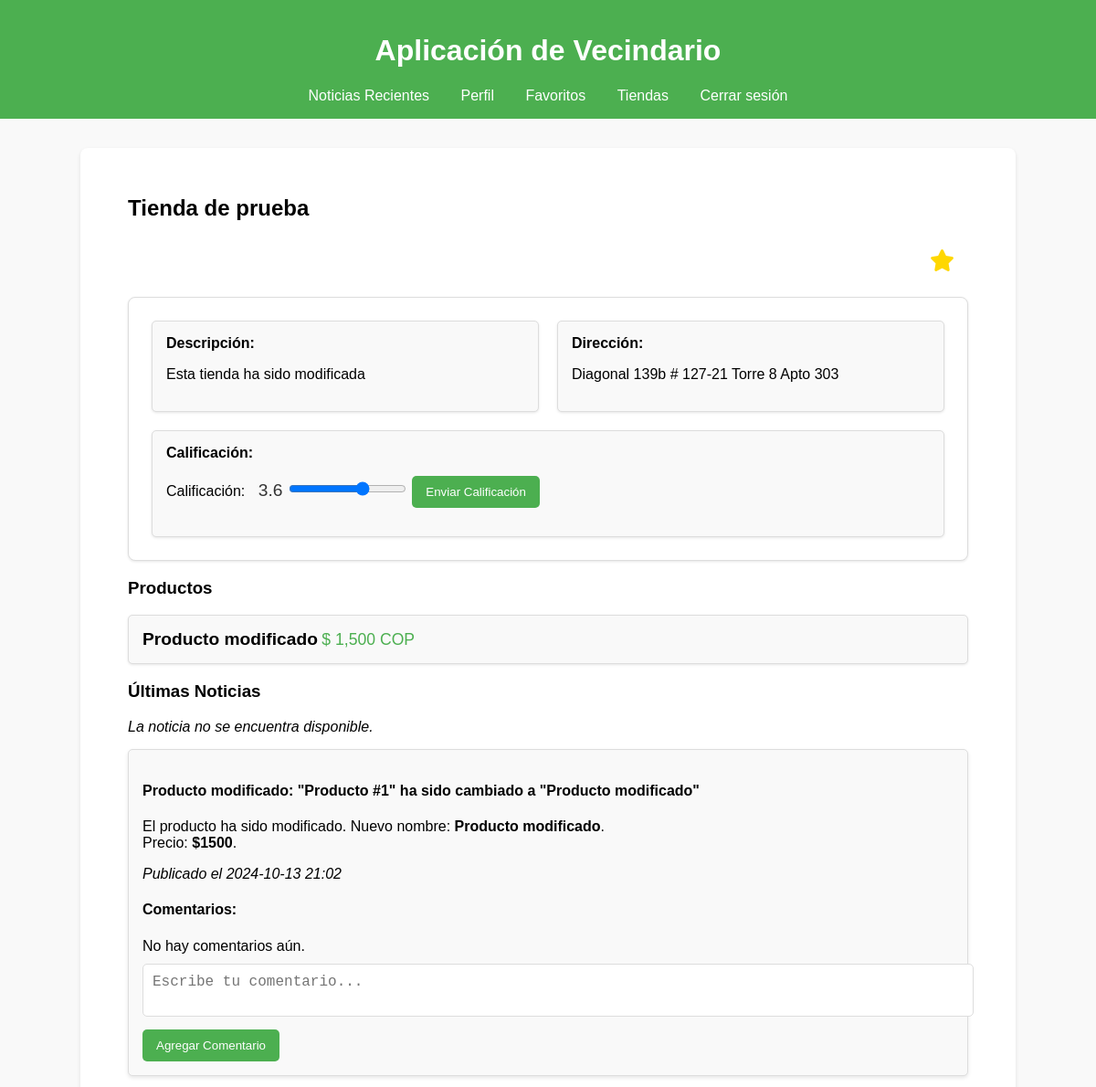
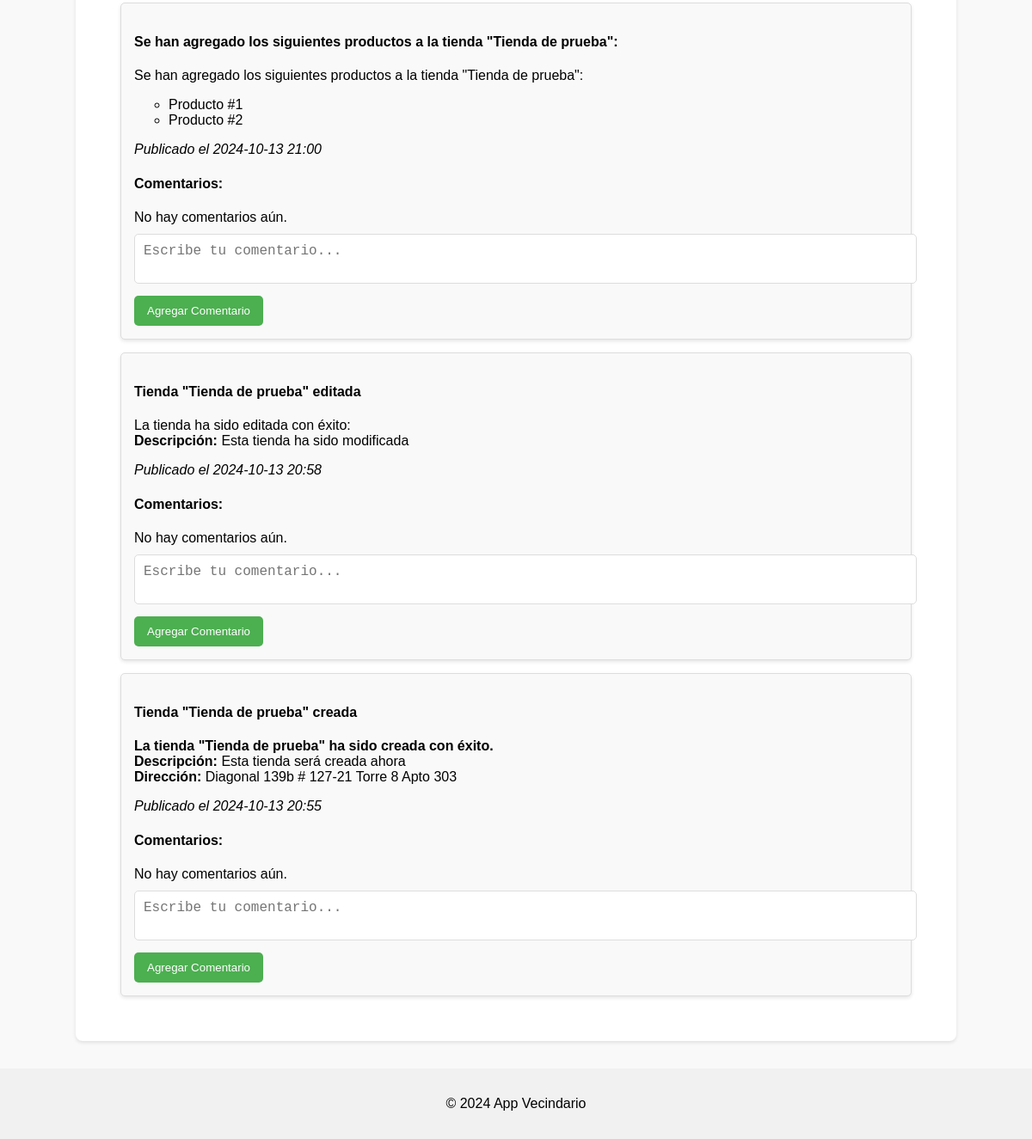
Screenshot of /store/2 (signed in) with the database file from the repository (2 pictures, top to bottom).
### models.py (models this page shows, shortened)
class Store(db.Model):
    __tablename__ = 'store'
    id = db.Column(db.Integer, primary_key=True)
    name = db.Column(db.String(120), nullable=False)
    description = db.Column(db.Text, nullable=True)
    address = db.Column(db.String(255), nullable=True)
    rating = db.Column(db.Float, nullable=False, default=0)
    owner_id = db.Column(db.Integer, db.ForeignKey('user.id'), nullable=False)
    suspended_until = db.Column(db.DateTime, nullable=True)  # Nuevo: para suspender la tienda
    store_products = db.relationship('Product', backref='store_relation', lazy=True)
    comments = db.relationship('Comment', backref='store', lazy=True)
    news = db.relationship('News', backref='store', lazy=True)

class Product(db.Model):
    __tablename__ = 'product'
    id = db.Column(db.Integer, primary_key=True)
    name = db.Column(db.String, nullable=False)
    price = db.Column(db.Integer, nullable=False)
    store_id = db.Column(db.Integer, ForeignKey('store.id'), nullable=False)
    user_id = db.Column(db.Integer, ForeignKey('user.id'), nullable=False)  # Clave foránea para User
    store = relationship('Store', backref='products')
    created_products = relationship('User', backref='created_products')  # Cambiado a 'created_products'

class News(db.Model):
    __tablename__ = 'news'
    id = db.Column(db.Integer, primary_key=True)
    title = db.Column(db.String(120), nullable=False)
    content = db.Column(db.Text, nullable=False)
    published_date = db.Column(db.DateTime, default=datetime.utcnow)
    user_id = db.Column(db.Integer, db.ForeignKey('user.id'), nullable=True)
    store_id = db.Column(db.Integer, db.ForeignKey('store.id'), nullable=True)
    is_active = db.Column(db.Boolean, default=True)  # Nuevo: para inhabilitar la noticia
    news_article = db.relationship('Comment', backref='news_article', lazy=True)

### app.py (the view)
@app.route('/store/<int:store_id>')
def view_store(store_id):
    if 'user_id' not in session:
        return redirect('/login')
    store = Store.query.get_or_404(store_id)
    if check_store_suspended(store):
        flash('Esta tienda está temporalmente inaccesible.', 'error')
        redirect(request.referrer or '/')   # Redirigir a la página de inicio
    comments = store.comments  # Obtener comentarios de la tienda
    products = store.products   # Obtener productos de la tienda
    news = News.query.filter_by(store_id=store.id).order_by(News.published_date.desc()).all()
    is_owner = store.owner_id == session['user_id']
    user = User.query.get(session['user_id'])
    is_favorite = store in user.favorite_stores  # Comprobar si la tienda está en los favoritos
    return render_template('view_store.html', store=store, comments=comments, products=products, is_owner=is_owner, news=news, is_favorite=is_favorite, user=user)

### app.py (called while the page is built)
@app.context_processor
def inject_user():
    user = None
    if 'user_id' in session:
        user = User.query.get(session['user_id'])
    return dict(user=user)

def check_user_suspended(user):
    if user.suspended_until and user.suspended_until > datetime.utcnow():
        return True
    return False

def check_store_suspended(store):
    if store.suspended_until and store.suspended_until > datetime.utcnow():
        return True
    return False

@app.before_request
def before_request():
    if 'user_id' in session:
        user = User.query.get(session['user_id'])
        if check_user_suspended(user):
            flash('Tu cuenta ha sido suspendida temporalmente.', 'error')
            return redirect('/login')

### templates/view_store.html (shortened to what this page needs)
{% extends "base.html" %}
{% block content %}
<div class="store-container">
    <div class="store-header">
        <h2>{{ store.name }}</h2>
        <div class="store-buttons">
            {% if not user.is_admin and not is_owner %}
            <div class="favorite-store">
                {% if is_favorite %}
                <form action="/remove_favorite/{{ store.id }}" method="POST">
                    <button type="submit" class="favorite-button">
                        <i class="fas fa-star"></i>
                    </button>
                </form>
                {% else %}
                <form action="/add_favorite/{{ store.id }}" method="POST">
                    <button type="submit" class="favorite-button">
                        <i class="far fa-star"></i>
                    </button>
                </form>
                {% endif %}
            </div>
            {% endif %}
        </div>
    </div>
    <div class="store-info card">
        <div class="info-grid">
            <div class="info-item">
                <strong>Descripción:</strong>
                <p>{{ store.description }}</p>
            </div>
            <div class="info-item">
                <strong>Dirección:</strong>
                <p>{{ store.address }}</p>
            </div>
            <div class="info-item">
                <strong>Calificación:</strong>
                <p>
                    {% if is_owner %}
                    {{ store.rating | round(1) }}/5
                    {% else %}
                <form action="/rate_store/{{ store.id }}" method="POST">
                    <label for="rating">Calificación:</label>
                    <span id="rating-value">{{ store.rating | round(1) }}</span>
                    <input type="range" id="rating" name="rating" min="1" max="5" step="0.1"
                        value="{{ store.rating | round(1) }}" oninput="updateRatingValue(this.value)">
                    <button type="submit">Enviar Calificación</button>
                </form>
                {% endif %}
                </p>
            </div>
        </div>
    </div>
    <h3>Productos</h3>
    <ul class="product-list">
        {% for product in products %}
        <li class="product-item">
            <div class="product-details">
                <span class="product-name">{{ product.name }}</span>
                <span class="product-price">
                    $ {{ '{:,.0f}'.format(product.price) }} COP
                </span>
            </div>
        </li>
        {% endfor %}
    </ul>
    <h3>Últimas Noticias</h3>
    <ul class="news-list">
        {% for new in news %}
        {% if new.is_active %}
        <li class="news-item">
            <h4>{{ new.title }}</h4>
            <p>{{ new.content | safe }}</p>
            <p><em>Publicado el {{ new.published_date.strftime('%Y-%m-%d %H:%M') }}</em></p>
            <h4>Comentarios:</h4>
            <ul class="comment-list">
                {% if new.comments %}
                {% for comment in new.comments %}
                {% if comment.is_active %}
                <li class="comment-item">
                    <a href="/profile/{{ comment.user.id }}" class="user-link">{{ comment.user.username }}</a>: {{ comment.content }}
                    {% if user.is_admin %}
                    <div class="comment-actions">
                        <form action="/admin/disable_comment/{{ comment.id }}" method="POST" style="display:inline;">
                            <button type="submit" class="action-button"
                                onclick="return confirm('¿Estás seguro de que deseas inhabilitar este comentario?');">
                                <i class="fas fa-ban"></i>
                            </button>
                        </form>
                    </div>
                    {% endif %}
                </li>
                {% else %}
                <p><strong>Comentario inhabilitado.</strong></p>
                {% endif %}
                {% endfor %}
                {% else %}
                <li>No hay comentarios aún.</li>
                {% endif %}
            </ul>
            {% if 'user_id' in session %}
            <form action="/comment/{{ new.id }}" method="POST">
                <textarea name="comment" class="input-comment" placeholder="Escribe tu comentario..."
                    required></textarea>
                <button type="submit">Agregar Comentario</button>
            </form>
            {% endif %}
        </li>
        {% else %}
        <li><em>La noticia no se encuentra disponible.</em></li>
        {% endif %}
        {% else %}
        <li>No hay noticias aún.</li>
        {% endfor %}
    </ul>
</div>
{% endblock %}

### static/styles.css (style rules this page uses)
body { font-family: 'Arial', sans-serif; background-color: #f9f9f9; margin: 0; padding: 0; }
button { padding: 10px 15px; background-color: #4CAF50; color: white; border: none; border-radius: 5px; cursor: pointer; }
.product-item { display: flex; justify-content: space-between; align-items: center; padding: 15px; margin: 10px 0; border: 1px solid #ddd; border-radius: 5px; background-color: #f9f9f9; box-shadow: 0 1px 3px rgba(0, 0, 0, 0.1); }
.product-details { flex-grow: 1; }
.product-name { font-weight: bold; font-size: 1.2em; }
.product-price { color: #4CAF50; font-size: 1.1em; }
.news-item { background-color: #ffffff; border: 1px solid #ddd; border-radius: 5px; padding: 15px; margin: 15px 0; box-shadow: 0 1px 3px rgba(0, 0, 0, 0.1); }
.product-list { list-style-type: none; padding: 0; }
.favorite-button { background: none; border: none; cursor: pointer; font-size: 1.5rem; color: #FFC107; }
.favorite-button .fa-star { color: #FFD700; }
.store-container { margin: 20px; }
.news-item { background-color: #ffffff; border: 1px solid #ddd; border-radius: 5px; padding: 15px; margin: 10px 0; box-shadow: 0 1px 3px rgba(0, 0, 0, 0.1); }
textarea { width: 100%; padding: 10px; margin-bottom: 10px; border: 1px solid #ddd; border-radius: 5px; font-size: 16px; }
.favorite-button { background: none; border: none; color: #FFD700; cursor: pointer; font-size: 24px; transition: transform 0.2s; }
#rating-value { font-size: 1.2em; margin-left: 10px; color: #333; }
.news-item { background-color: #f9f9f9; border: 1px solid #ddd; border-radius: 5px; padding: 15px; margin: 15px 0; box-shadow: 0 2px 4px rgba(0, 0, 0, 0.1); transition: transform 0.2s; }
.news-list { list-style-type: none; padding: 0; margin: 0; }
.comment-list { list-style-type: none; padding: 0; margin-top: 10px; }
.input-comment { width: 100%; padding: 10px; border: 1px solid #ddd; border-radius: 5px; margin-top: 10px; resize: none; }
.info-item { background-color: #fff; padding: 15px; border-radius: 5px; box-shadow: 0 1px 3px rgba(0, 0, 0, 0.1); text-align: left; }
.favorite-button { background: none; border: none; cursor: pointer; color: #FFD700; font-size: 1.5em; }
.store-buttons { display: flex; justify-content: flex-end; gap: 10px; }
.card { background-color: #ffffff; border: 1px solid #ddd; border-radius: 8px; padding: 15px; margin: 15px 0; box-shadow: 0 1px 3px rgba(0, 0, 0, 0.1); }
.info-grid { display: flex; flex-wrap: wrap; justify-content: space-between; }
.info-item { flex: 1 1 calc(45% - 20px); margin: 10px; padding: 15px; background-color: #f9f9f9; border: 1px solid #ddd; border-radius: 5px; }
.news-item, .comment-item { position: relative; }

### rows the page displays
Store: name "Tienda de prueba", description "Esta tienda ha sido modificada", address "Diagonal 139b # 127-21 Torre 8 Apto 303", rating "3.6"
Product: name "Producto modificado", price "1,500"
News: is_active "La noticia no se encuentra disponible."
News: title "Producto modificado: \"Producto #1\" ha sido cambiado a \"Producto modificado\"", content "El producto ha sido modificado. Nuevo nombre: Producto modificado . Precio: $1500 .", published_date "2024-10-13 21:02", shows "No hay comentarios aún."
News: title "Se han agregado los siguientes productos a la tienda \"Tienda de prueba\":", content "Se han agregado los siguientes productos a la tienda \"Tienda de prueba\": Producto #1 Producto #2", published_date "2024-10-13 21:00", shows "No hay comentarios aún."
News: title "Tienda \"Tienda de prueba\" editada", content "La tienda ha sido editada con éxito: Descripción: Esta tienda ha sido modificada", published_date "2024-10-13 20:58", shows "No hay comentarios aún."
News: title "Tienda \"Tienda de prueba\" creada", content "La tienda \"Tienda de prueba\" ha sido creada con éxito. Descripción: Esta tienda será creada ahora Dirección: Diagonal 139b # 127-21 Torre 8 Apto 303", published_date "2024-10-13 20:55", shows "No hay comentarios aún."
